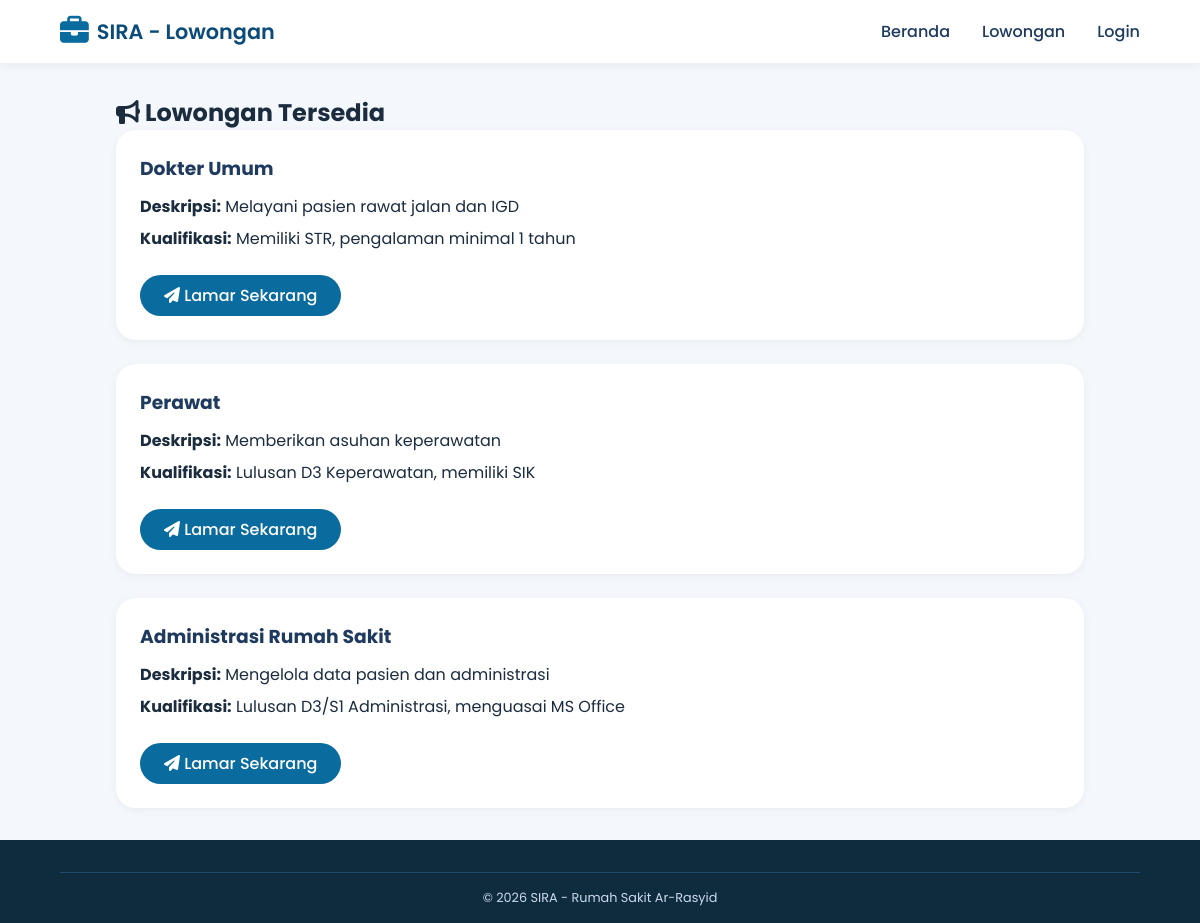
Page /lowongan.php on the committed database.
### tables this page shows
CREATE TABLE IF NOT EXISTS lowongan (
    id INT(11) AUTO_INCREMENT PRIMARY KEY,
    judul VARCHAR(150) NOT NULL,
    deskripsi TEXT NOT NULL,
    kualifikasi TEXT,
    tanggal_posting TIMESTAMP DEFAULT CURRENT_TIMESTAMP,
    status ENUM('buka', 'tutup') DEFAULT 'buka'
);

### lowongan.php (the view, shortened to what this page needs)
<?php
require_once 'config/koneksi.php';
$query = "SELECT * FROM lowongan WHERE status='buka' ORDER BY tanggal_posting DESC";
$lowongan = mysqli_query($conn, $query);
?>
<!doctype html>
<html lang="id">
<head>
    <link rel="stylesheet" href="https://cdnjs.cloudflare.com/ajax/libs/font-awesome/6.4.0/css/all.min.css">
    <link rel="stylesheet" href="asset/css/style.css">
    <link rel="stylesheet" href="asset/css/lowongan.css">
</head>
<body class="lowongan-page">
    <nav class="navbar">
        <div class="logo"><i class="fas fa-briefcase"></i><span>SIRA - Lowongan</span></div>
        <div class="nav-links">
            <a href="index.php" class="nav-link">Beranda</a>
            <a href="lowongan.php" class="nav-link active">Lowongan</a>
            <a href="login.php" class="nav-link">Login</a>
        </div>
    </nav>
    <main class="main-content">
        <div class="job-list">
            <h2><i class="fas fa-bullhorn"></i> Lowongan Tersedia</h2>
            <?php if (mysqli_num_rows($lowongan) > 0): ?>
                <?php while ($job = mysqli_fetch_assoc($lowongan)): ?>
                    <div class="job-card">
                        <h3><?= htmlspecialchars($job['judul']) ?></h3>
                        <p><strong>Deskripsi:</strong> <?= nl2br(htmlspecialchars($job['deskripsi'])) ?></p>
                        <p><strong>Kualifikasi:</strong> <?= nl2br(htmlspecialchars($job['kualifikasi'])) ?></p>
                        <a href="lamar.php?id=<?= $job['id'] ?>" class="btn-lamar">
                            <i class="fas fa-paper-plane"></i> Lamar Sekarang
                        </a>
                    </div>
                <?php endwhile; ?>
            <?php endif; ?>
        </div>
    </main>
    <footer class="footer">
        <p>&copy; 2026 SIRA - Rumah Sakit Ar-Rasyid</p>
    </footer>
</body>
</html>

### asset/css/style.css (style rules this page uses)
* { margin: 0; padding: 0; box-sizing: border-box; font-family: 'Poppins', sans-serif; }
body { background: #f4f7fc; color: #1a2c3e; }
.navbar { display: flex; justify-content: space-between; align-items: center; padding: 1rem 5%; background: white; box-shadow: 0 2px 10px rgba(0,0,0,0.05); position: sticky; top: 0; z-index: 100; }
.logo { display: flex; align-items: center; gap: 0.5rem; font-size: 1.3rem; font-weight: 600; color: #0a4b7a; }
.logo i { font-size: 1.8rem; color: #0a6b9e; }
.nav-links { display: flex; gap: 2rem; }
.nav-link { text-decoration: none; color: #1e3a5f; font-weight: 500; transition: 0.3s; }
.footer { background: #0f2c3f; color: #cbdae9; padding: 2rem 5% 1rem; }
.footer > p { text-align: center; border-top: 1px solid #1e4a6e; padding-top: 1rem; font-size: 0.8rem; }

### asset/css/lowongan.css (style rules this page uses)
.lowongan-page { display: flex; flex-direction: column; min-height: 100vh; margin: 0; }
.main-content { flex: 1; }
.job-list { max-width: 1000px; margin: 2rem auto; padding: 0 1rem; }
.job-card { background: white; border-radius: 20px; padding: 1.5rem; margin-bottom: 1.5rem; box-shadow: 0 2px 10px rgba(0, 0, 0, 0.05); transition: transform 0.2s, box-shadow 0.2s; }
.job-card h3 { color: #1e3a5f; margin-top: 0; margin-bottom: 0.75rem; }
.job-card p { margin: 0.5rem 0; line-height: 1.5; }
.btn-lamar { background: #0a6b9e; color: white; padding: 0.5rem 1.5rem; border-radius: 30px; text-decoration: none; display: inline-block; margin-top: 1rem; border: none; cursor: pointer; font-weight: 500; transition: background 0.2s; }

### rows in the picture
lowongan: judul "Dokter Umum", deskripsi "Melayani pasien rawat jalan dan IGD", kualifikasi "Memiliki STR, pengalaman minimal 1 tahun"
lowongan: judul "Perawat", deskripsi "Memberikan asuhan keperawatan", kualifikasi "Lulusan D3 Keperawatan, memiliki SIK"
lowongan: judul "Administrasi Rumah Sakit", deskripsi "Mengelola data pasien dan administrasi", kualifikasi "Lulusan D3/S1 Administrasi, menguasai MS Office"
